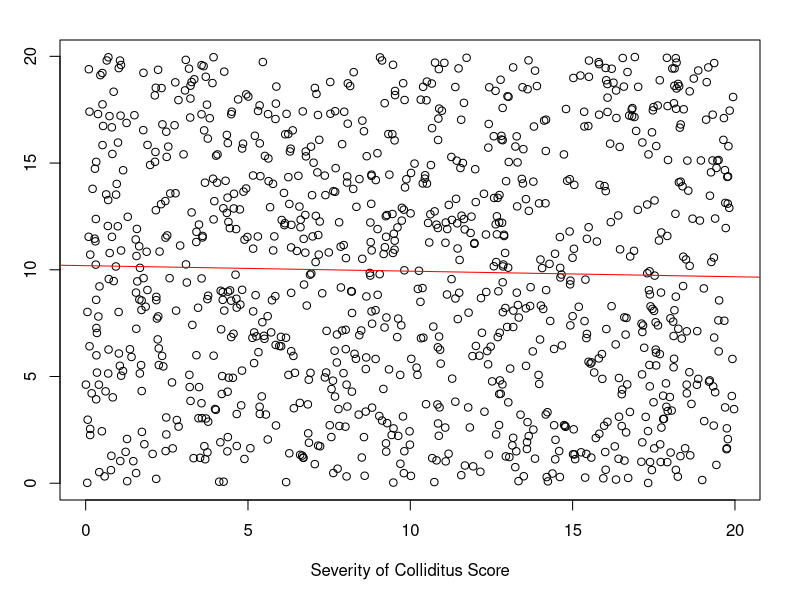
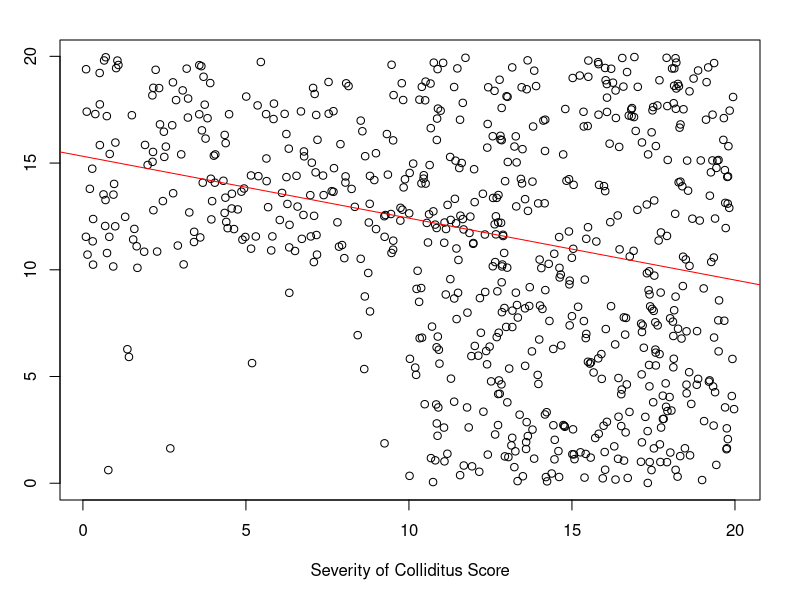

These figures' R source, in order:
## ---- chunk 1
knitr::opts_chunk$set(echo = TRUE)
knitr::opts_knit$set(global.par = TRUE)
## ---- chunk 2
set.seed(314159)
## ---- chunk 3
par(mar=c(5,3,2,2))
## ---- chunk 4
n <- 1000
population <- array(0,dim=c(2,n)) # initialise empty array to store data for each person
for (i in 1:n) {
  severity <- runif(1,0,20) # random severity
  cigarettes <- runif(1,0,20) # random average number of cigarettes smoked
  population[1,i] <- severity
  population[2,i] <- cigarettes
}
plot(population[1,], population[2,],
     xlab="Severity of Colliditus Score", ylab="Average Number of Cigarettes Smoked in a Day")
abline(lm(population[1,] ~ population[2,]), col="red") # plot line of best fit

## ---- chunk 5
hospital_severities <- vector() 
hospital_cigarettes <- vector()
for (i in 1:n) {
  dice_roll <- runif(1,0,1) # random number between 0 and 1
  person_i <- population[,i]
  if(person_i[1] >= 10) { # all these people are in hospital
    hospital_severities[i] <- person_i[1]
    hospital_cigarettes[i] <- person_i[2]
  } else if(person_i[2] >= 10 && dice_roll <= 0.75) { # these people have a 75% chance of being in hospital
    hospital_severities[i] <- person_i[1]
    hospital_cigarettes[i] <- person_i[2]
  }
  else if(dice_roll <= 0.05) { # others have a 5% chance of being in hospital
    hospital_severities[i] <- person_i[1]
    hospital_cigarettes[i] <- person_i[2]
  }  
}

plot(hospital_severities, hospital_cigarettes,
     xlab="Severity of Colliditus Score", ylab="Average Number of Cigarettes Smoked in a Day")
abline(lm(hospital_severities ~ hospital_cigarettes), col="red") # plot line of best fit

## ---- chunk 6
n_of_failures <- 1000
failure_times <- runif(n_of_failures,0,1) * n_of_failures * 1000
ordered_failure_times <- sort(failure_times)
intervals <- diff(ordered_failure_times)
print(mean(intervals))
n_of_obs_times <- 1000
wait_times <- rep(0,n_of_obs_times)
observation_times <- runif(n_of_obs_times,0,1) * max(ordered_failure_times)
for (i in 1:n_of_obs_times) {
  observation_time <- observation_times[i]
  for (j in ordered_failure_times) {
    if (observation_time < j) {
      wait_times[i] <- j - observation_time
      break
    }
    else {next}
  }
} 
print(mean(wait_times))
